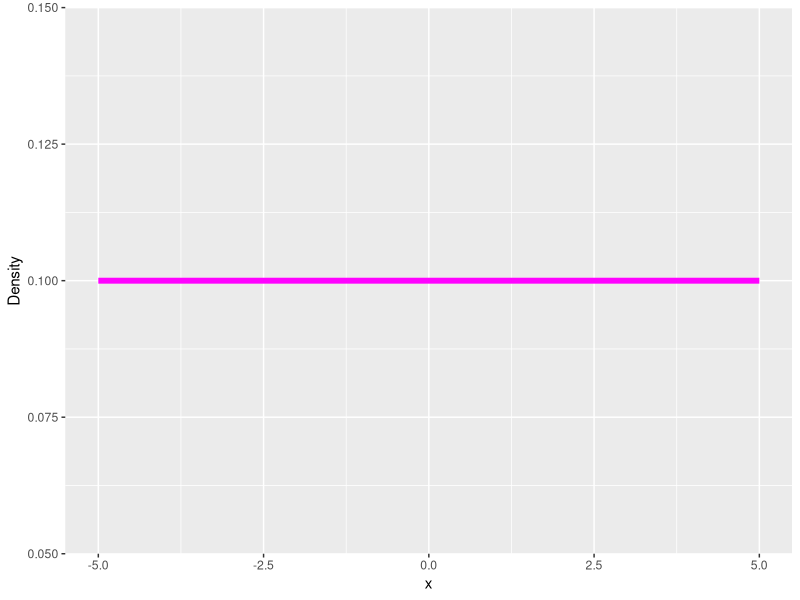
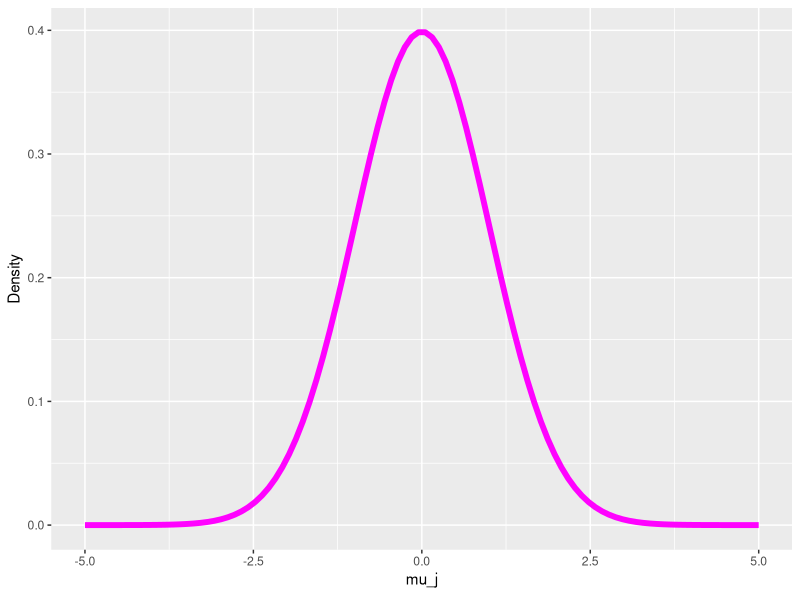
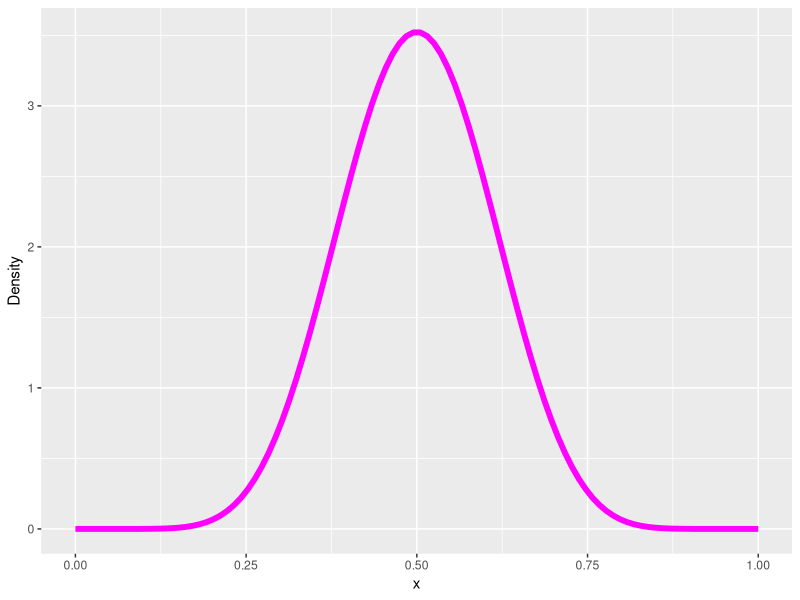
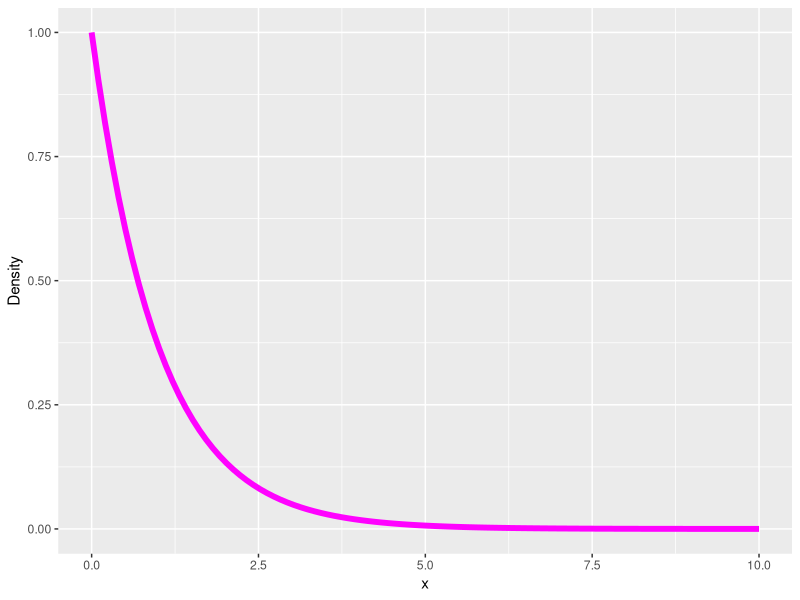
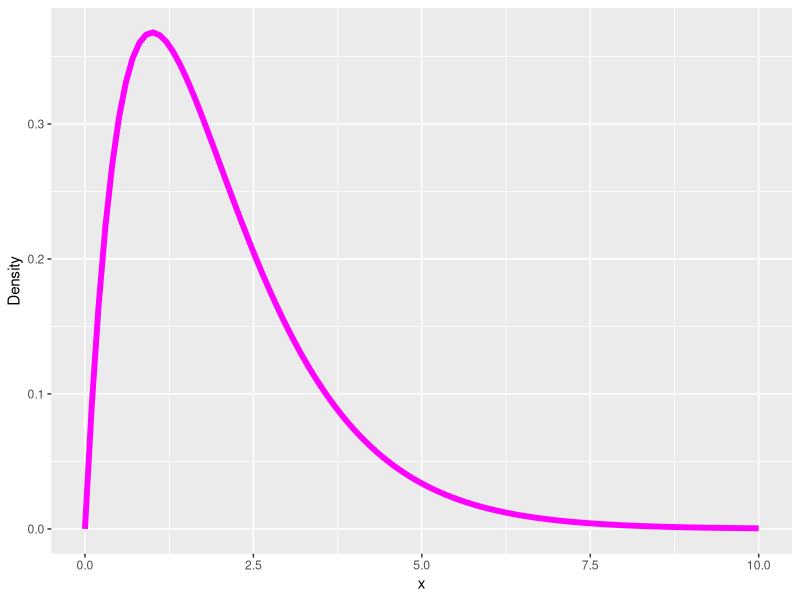
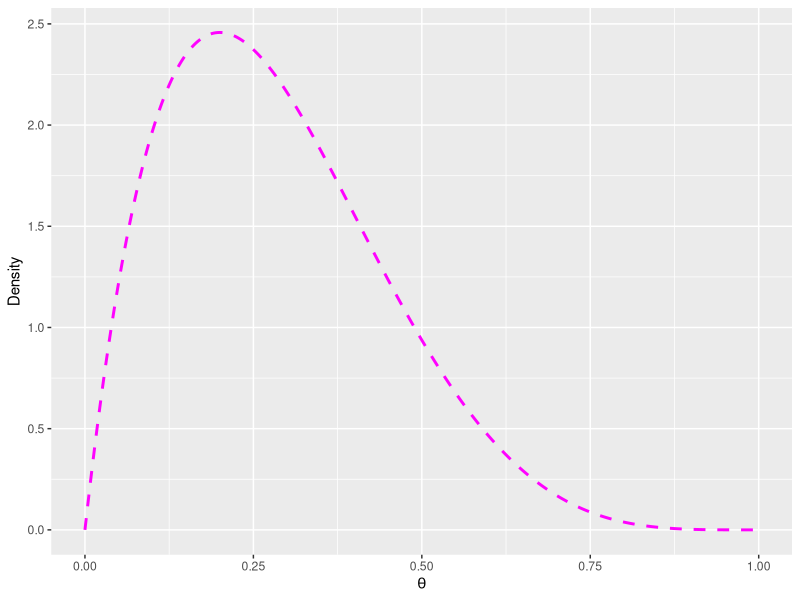
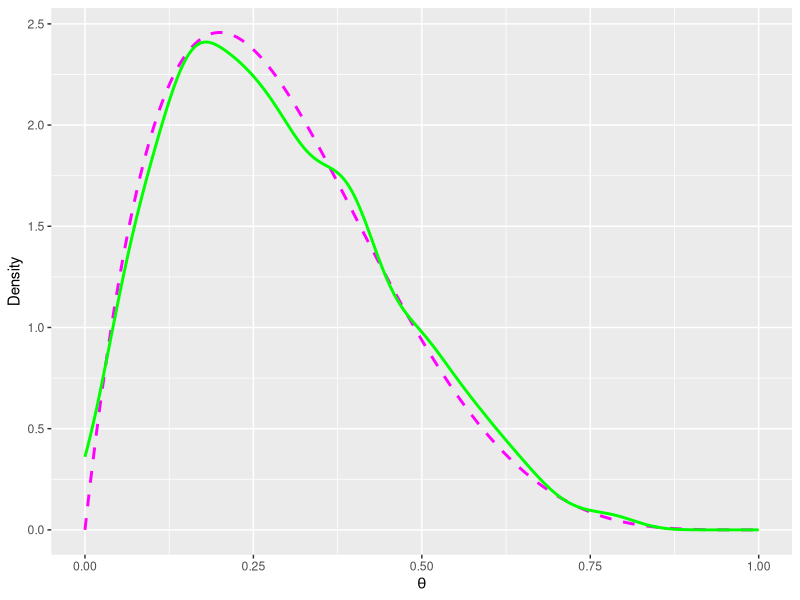
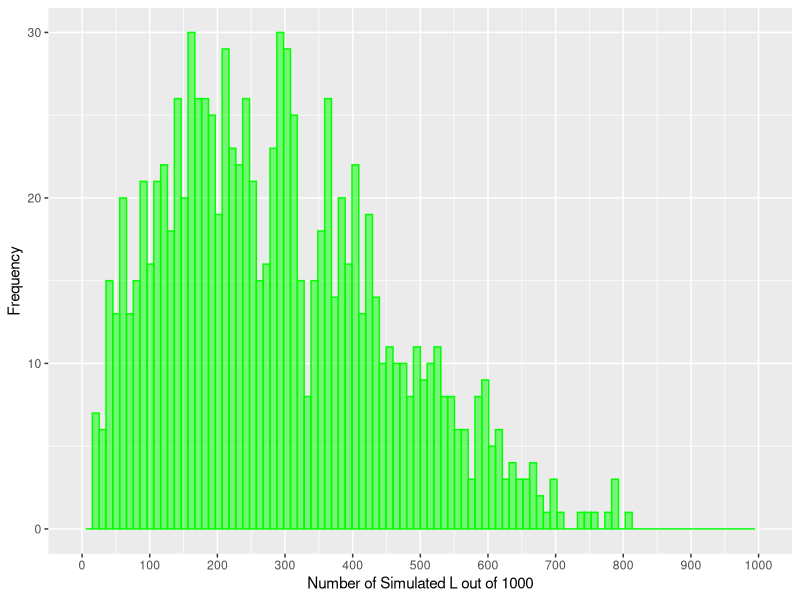

These charts were generated, in order, by the following R code:
library(tidyverse)

# priors  -----------------------------------------------------

# uniform 

x_min <- -5
x_max <- 5
range <- seq(x_min, x_max, length.out = 100) # sample space
d <- dunif(range, min = x_min, max = x_max) # densities
UNI <- data.frame(range, d)

ggplot(UNI, aes(x = range, y = d)) +
  geom_line(linewidth = 2, color = "#ff02ff") +
  labs(x = "x", 
       y = "Density") 

# normal  

x_min <- -5
x_max <- 5
range <- seq(x_min, x_max, length.out = 100) # range
d <- dnorm(range, mean = 0, sd = 1) # densities
NORM <- data.frame(range, d)

ggplot(NORM, aes(x = range, y = d)) +
  geom_line(linewidth = 2, color = "#ff02ff") +
  labs(x = expression(mu_j),
       y = "Density") 


# beta

range <- seq(0, 1, length.out = 100)
d <- dbeta(range, shape1 =10, shape2 = 10)
BETA <- data.frame(range, d)

ggplot(BETA, aes(x = range, y = d)) +
  geom_line(linewidth = 2, color = "#ff02ff" ) +
  labs(x = "x", 
       y = "Density")


# exponential

x_min <- 0
x_max <- 10 
range <- seq(x_min, x_max, length.out = 100)
d <- dexp(range, rate = 1)
EXP <- data.frame(range, d)

ggplot(EXP, aes(x = range, y = d)) +
  geom_line(linewidth = 2, color = "#ff02ff") +
  labs(x = "x", 
       y = "Density") 


# gamma 

x_min <- 0
x_max <- 10
range <- seq(x_min, x_max, length.out = 100)
d <- dgamma(range, shape = 2, rate = 1)
GAMMA <- data.frame(range, d)

ggplot(GAMMA, aes(x = range, y = d)) +
  geom_line(linewidth = 2, color = "#ff02ff") +
  labs(x = "x", 
       y = "Density") 



# Prior predictive simulation --------------------------------------------------

# specify prior 

a <- 2
b <- 5

theta <- seq(0,1, length.out = 1e3)
d <- dbeta(theta, shape1 = a, shape2 = b)
summary <- data.frame(theta, d)

ggplot(summary, aes(x = theta, y = d)) +
  geom_line(size = 1, linetype = "dashed", color = "#ff02ff" ) +
  labs(x = expression(theta), 
       y = "Density") 

# sample from prior
no <- 1e3
prior_smp <- data.frame(smp = rbeta(no, a, b))
prior_smp

ggplot(summary) +
  geom_line(size = 1, linetype = "dashed",  color = "#ff02ff", aes(x = theta, y = d)) +
  geom_density(data = prior_smp, aes(x = smp), color = "green", size = 1) + 
  labs(x = expression(theta), 
       y = "Density")



preds <- data.frame(L =vector("numeric", nrow(prior_smp)))

N <- 1e3

set.seed(832)

for (i in seq_along(prior_smp$smp)){ 
  
  preds[i, "L"] <- rbinom(n = 1, size = N, prob = prior_smp[i, "smp"])
  
}

preds %>% ggplot(aes(x=L)) + 
  geom_histogram(fill = "green", color = "green", 
                 alpha = .5, bins = 100) + 
  scale_x_continuous(limits = c(0,N), breaks = seq(0,N,100)) + 
  labs(x = "Number of Simulated L out of 1000",
       y = "Frequency") 

# Testing the model ----------------------------------------------

# scale prior to probability 
summary$prior <- ((summary$d)/sum(summary$d))
#upper <- seq((1/1e3), 1, length.out = 1e3)
#lower <- seq(0, (999/1e3), length.out = 1e3)
#summary$prior <- (pbeta(upper, 2, 5) - pbeta(lower,2,5))

ggplot(summary, aes(x = theta, y = prior)) +
  geom_line(size = 1, linetype = "dashed") +
  labs(x = expression(theta), 
       y = "Prior")

# simulate data
sim_toss <- function(N, p){
  sample(c("L", "W"), size=N, replace=TRUE, prob=c(p, 1-p)) 
}

N <- 1e3
set.seed(12385)
obs <- sim_toss(N, p = .3)

# grid approximation of posterior

compute_post <- function(obs, summary){ 
  L <- sum(obs=="L")
  likelihood <- dbinom(L, N, prob = summary$theta)
  posterior <- likelihood*summary$prior
  posterior_norm <- posterior/sum(posterior)
  tibble(summary,lh=round(likelihood, 3), post=round(posterior_norm,3))
}
estimation <- compute_post(obs, summary)

# Check results
estimation %>% 
  pivot_longer(cols = c(prior,post), 
               names_to = "type", 
               values_to = "probability") %>% 
  ggplot(aes(x=theta, y = probability, color = type, linetype = type)) + 
  scale_color_manual(values = c( "green", "#ff02ff")) +
  geom_line(size = 1) + 
  theme_minimal() + 
  labs(x = "Theta", 
       y = "Probability", 
       color = "Probability",
       linetype = "Probability")


# posterior predictive check ----------------------------------------------

estimation %>% 
  ggplot(aes(x=theta, y = post)) + 
  geom_line(size = 1, linetype = "dashed", color = "#ff02ff" ) + 
  labs(x = expression(theta), 
       y = "Probability") 

set.seed(123461)
post_smp <- data.frame(smp = sample(estimation$theta, 1e3, prob = estimation$post, replace = TRUE))

ggplot(post_smp, aes(x=smp)) +
  geom_density(color = "green") + 
  scale_x_continuous(limits = c(0,1), breaks = seq(0,1,.1)) + 
  labs(x = expression(theta), 
       y = "Density") 

post_preds <- data.frame(L =vector("numeric", nrow(post_smp)))

N <- 1e3
for (i in seq_along(prior_smp$smp)){ 
  
  post_preds[i, "L"] <- rbinom(n = 1, size = N, prob = post_smp[i, "smp"])
  
}

post_preds %>% ggplot(aes(x=L)) + 
  geom_histogram(fill = "green", color = "green", alpha = .5, bins = 100) + 
  scale_x_continuous(limits = c(0,N), breaks = seq(0,N,100)) + 
  labs(x = "Number of Simulated L out of 1000",
       y = "Frequency") 
